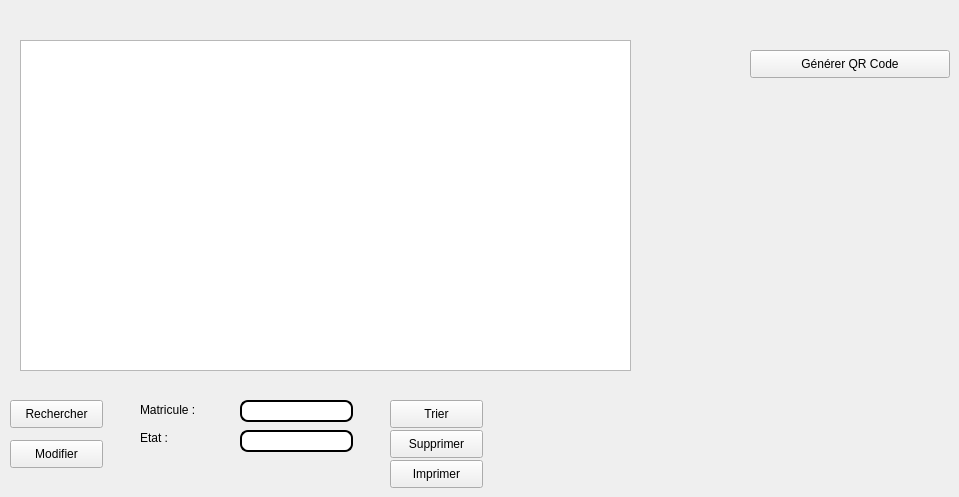
      <widget class="QWidget" name="tab_16">
       <attribute name="title">
        <string>modifier vehicule</string>
       </attribute>
       <widget class="QTableView" name="tab_vehicule">
        <property name="geometry">
         <rect>
          <x>20</x>
          <y>40</y>
          <width>611</width>
          <height>331</height>
         </rect>
        </property>
       </widget>
       <widget class="QLabel" name="label_65">
        <property name="geometry">
         <rect>
          <x>140</x>
          <y>400</y>
          <width>131</width>
          <height>20</height>
         </rect>
        </property>
        <property name="text">
         <string>Matricule :</string>
        </property>
       </widget>
       <widget class="QLineEdit" name="le_matricule2">
        <property name="geometry">
         <rect>
          <x>240</x>
          <y>400</y>
          <width>113</width>
          <height>22</height>
         </rect>
        </property>
        <property name="styleSheet">
         <string notr="true">QLineEdit {
padding: 1px;
border-style: solid;
border: 2px solid gray;
border-radius: 8px;
background-color: rgb(255, 255, 255);
border:2px solid #000;
}</string>
        </property>
       </widget>
       <widget class="QPushButton" name="supprimerrayen">
        <property name="geometry">
         <rect>
          <x>390</x>
          <y>430</y>
          <width>93</width>
          <height>28</height>
         </rect>
        </property>
        <property name="styleSheet">
         <string notr="true">QPushButton
{
    color: #b1b1b1;
    background-color: QLinearGradient( x1: 0, y1: 0, x2: 0, y2: 1, stop: 0 #565656, stop: 0.1 #525252, stop: 0.5 #4e4e4e, stop: 0.9 #4a4a4a, stop: 1 #464646);
    border-width: 1px;
    border-color: #1e1e1e;
    border-style: solid;
    border-radius: 6;
    padding: 3px;
    font-size: 12px;
    padding-left: 5px;
    padding-right: 5px;
}

QPushButton:pressed
{
    background-color: QLinearGradient( x1: 0, y1: 0, x2: 0, y2: 1, stop: 0 #2d2d2d, stop: 0.1 #2b2b2b, stop: 0.5 #292929, stop: 0.9 #282828, stop: 1 #252525);
}color: rgb(255, 255, 255);
background-color:  QLinearGradient(x1: 0, y1: 0, x2: 0, y2: 1, stop: 0#8D9AAE, stop: 1 #8D9AAE);
 border-radius: 10;</string>
        </property>
        <property name="text">
         <string>Supprimer</string>
        </property>
       </widget>
       <widget class="QPushButton" name="modifierrayen">
        <property name="geometry">
         <rect>
          <x>10</x>
          <y>440</y>
          <width>93</width>
          <height>28</height>
         </rect>
        </property>
        <property name="styleSheet">
         <string notr="true">QPushButton
{
    color: #b1b1b1;
    background-color: QLinearGradient( x1: 0, y1: 0, x2: 0, y2: 1, stop: 0 #565656, stop: 0.1 #525252, stop: 0.5 #4e4e4e, stop: 0.9 #4a4a4a, stop: 1 #464646);
    border-width: 1px;
    border-color: #1e1e1e;
    border-style: solid;
    border-radius: 6;
    padding: 3px;
    font-size: 12px;
    padding-left: 5px;
    padding-right: 5px;
}

QPushButton:pressed
{
    background-color: QLinearGradient( x1: 0, y1: 0, x2: 0, y2: 1, stop: 0 #2d2d2d, stop: 0.1 #2b2b2b, stop: 0.5 #292929, stop: 0.9 #282828, stop: 1 #252525);
}color: rgb(255, 255, 255);
background-color:  QLinearGradient(x1: 0, y1: 0, x2: 0, y2: 1, stop: 0#8D9AAE, stop: 1 #8D9AAE);
 border-radius: 10;</string>
        </property>
        <property name="text">
         <string>Modifier</string>
        </property>
       </widget>
       <widget class="QPushButton" name="trierrayen">
        <property name="geometry">
         <rect>
          <x>390</x>
          <y>400</y>
          <width>93</width>
          <height>28</height>
         </rect>
        </property>
        <property name="styleSheet">
         <string notr="true">QPushButton
{
    color: #b1b1b1;
    background-color: QLinearGradient( x1: 0, y1: 0, x2: 0, y2: 1, stop: 0 #565656, stop: 0.1 #525252, stop: 0.5 #4e4e4e, stop: 0.9 #4a4a4a, stop: 1 #464646);
    border-width: 1px;
    border-color: #1e1e1e;
    border-style: solid;
    border-radius: 6;
    padding: 3px;
    font-size: 12px;
    padding-left: 5px;
    padding-right: 5px;
}

QPushButton:pressed
{
    background-color: QLinearGradient( x1: 0, y1: 0, x2: 0, y2: 1, stop: 0 #2d2d2d, stop: 0.1 #2b2b2b, stop: 0.5 #292929, stop: 0.9 #282828, stop: 1 #252525);
}color: rgb(255, 255, 255);
background-color:  QLinearGradient(x1: 0, y1: 0, x2: 0, y2: 1, stop: 0#8D9AAE, stop: 1 #8D9AAE);
 border-radius: 10;</string>
        </property>
        <property name="text">
         <string>Trier</string>
        </property>
       </widget>
       <widget class="QPushButton" name="rechercherayen">
        <property name="geometry">
         <rect>
          <x>10</x>
          <y>400</y>
          <width>93</width>
          <height>28</height>
         </rect>
        </property>
        <property name="styleSheet">
         <string notr="true">QPushButton
{
    color: #b1b1b1;
    background-color: QLinearGradient( x1: 0, y1: 0, x2: 0, y2: 1, stop: 0 #565656, stop: 0.1 #525252, stop: 0.5 #4e4e4e, stop: 0.9 #4a4a4a, stop: 1 #464646);
    border-width: 1px;
    border-color: #1e1e1e;
    border-style: solid;
    border-radius: 6;
    padding: 3px;
    font-size: 12px;
    padding-left: 5px;
    padding-right: 5px;
}

QPushButton:pressed
{
    background-color: QLinearGradient( x1: 0, y1: 0, x2: 0, y2: 1, stop: 0 #2d2d2d, stop: 0.1 #2b2b2b, stop: 0.5 #292929, stop: 0.9 #282828, stop: 1 #252525);
}color: rgb(255, 255, 255);
background-color:  QLinearGradient(x1: 0, y1: 0, x2: 0, y2: 1, stop: 0#8D9AAE, stop: 1 #8D9AAE);
 border-radius: 10;</string>
        </property>
        <property name="text">
         <string>Rechercher</string>
        </property>
       </widget>
       <widget class="QPushButton" name="qrcodegen_2">
        <property name="geometry">
         <rect>
          <x>750</x>
          <y>50</y>
          <width>200</width>
          <height>28</height>
         </rect>
        </property>
        <property name="styleSheet">
         <string notr="true">QPushButton
{
    color: #b1b1b1;
    background-color: QLinearGradient( x1: 0, y1: 0, x2: 0, y2: 1, stop: 0 #565656, stop: 0.1 #525252, stop: 0.5 #4e4e4e, stop: 0.9 #4a4a4a, stop: 1 #464646);
    border-width: 1px;
    border-color: #1e1e1e;
    border-style: solid;
    border-radius: 6;
    padding: 3px;
    font-size: 12px;
    padding-left: 5px;
    padding-right: 5px;
}

QPushButton:pressed
{
    background-color: QLinearGradient( x1: 0, y1: 0, x2: 0, y2: 1, stop: 0 #2d2d2d, stop: 0.1 #2b2b2b, stop: 0.5 #292929, stop: 0.9 #282828, stop: 1 #252525);
}color: rgb(255, 255, 255);
background-color:  QLinearGradient(x1: 0, y1: 0, x2: 0, y2: 1, stop: 0#8D9AAE, stop: 1 #8D9AAE);
 border-radius: 10;</string>
        </property>
        <property name="text">
         <string>Générer QR Code</string>
        </property>
       </widget>
       <widget class="QLabel" name="qrcodecommande_2">
        <property name="enabled">
         <bool>true</bool>
        </property>
        <property name="geometry">
         <rect>
          <x>750</x>
          <y>160</y>
          <width>200</width>
          <height>200</height>
         </rect>
        </property>
        <property name="sizePolicy">
         <sizepolicy hsizetype="Fixed" vsizetype="Fixed">
          <horstretch>0</horstretch>
          <verstretch>0</verstretch>
         </sizepolicy>
        </property>
        <property name="minimumSize">
         <size>
          <width>200</width>
          <height>200</height>
         </size>
        </property>
        <property name="maximumSize">
         <size>
          <width>200</width>
          <height>200</height>
         </size>
        </property>
        <property name="text">
         <string/>
        </property>
       </widget>
       <widget class="QLineEdit" name="le_etat2">
        <property name="geometry">
         <rect>
          <x>240</x>
          <y>430</y>
          <width>113</width>
          <height>22</height>
         </rect>
        </property>
        <property name="styleSheet">
         <string notr="true">QLineEdit {
padding: 1px;
border-style: solid;
border: 2px solid gray;
border-radius: 8px;
background-color: rgb(255, 255, 255);
border:2px solid #000;
}</string>
        </property>
       </widget>
       <widget class="QLabel" name="label_66">
        <property name="geometry">
         <rect>
          <x>140</x>
          <y>430</y>
          <width>56</width>
          <height>16</height>
         </rect>
        </property>
        <property name="text">
         <string>Etat :</string>
        </property>
       </widget>
       <widget class="QPushButton" name="imprimerrayen">
        <property name="geometry">
         <rect>
          <x>390</x>
          <y>460</y>
          <width>93</width>
          <height>28</height>
         </rect>
        </property>
        <property name="styleSheet">
         <string notr="true">QPushButton
{
    color: #b1b1b1;
    background-color: QLinearGradient( x1: 0, y1: 0, x2: 0, y2: 1, stop: 0 #565656, stop: 0.1 #525252, stop: 0.5 #4e4e4e, stop: 0.9 #4a4a4a, stop: 1 #464646);
    border-width: 1px;
    border-color: #1e1e1e;
    border-style: solid;
    border-radius: 6;
    padding: 3px;
    font-size: 12px;
    padding-left: 5px;
    padding-right: 5px;
}

QPushButton:pressed
{
    background-color: QLinearGradient( x1: 0, y1: 0, x2: 0, y2: 1, stop: 0 #2d2d2d, stop: 0.1 #2b2b2b, stop: 0.5 #292929, stop: 0.9 #282828, stop: 1 #252525);
}color: rgb(255, 255, 255);
background-color:  QLinearGradient(x1: 0, y1: 0, x2: 0, y2: 1, stop: 0#8D9AAE, stop: 1 #8D9AAE);
 border-radius: 10;</string>
        </property>
        <property name="text">
         <string>Imprimer</string>
        </property>
       </widget>
      </widget>
